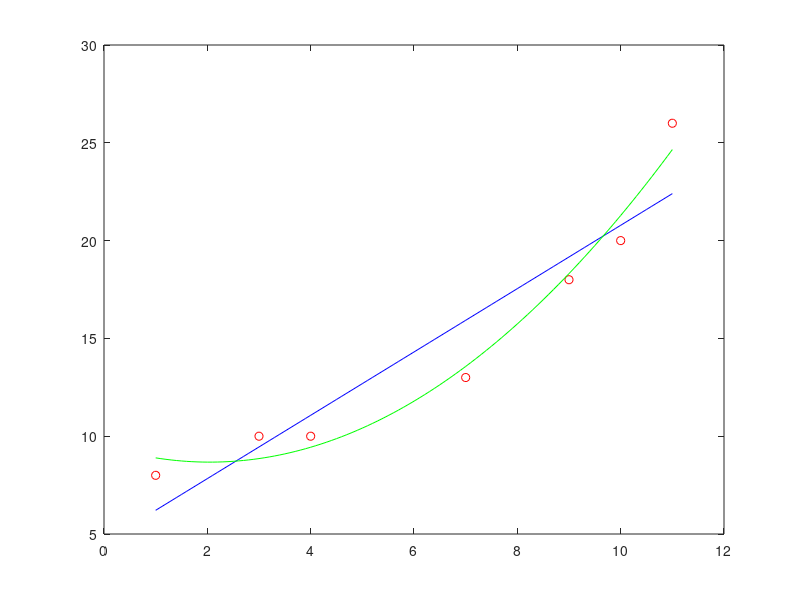

Source code (MATLAB):
x=[1 3 4 7 9 10 11];
f=[8 10 10 13 18 20 26];
%tabela de 7 pontos
plot(x,f,'or')
%or é circulos vermelhos
[p1,s1]=polyfit(x,f,1);polyval(p1,20)
%(s1.normr)^2 é o S1
xaux=1:0.1:11;
%vetor auxiliar x
yaux=polyval(p1,xaux);
[p2,s2]=polyfit(x,f,2)
hold on;
plot (xaux,yaux,'b')
yaux2=polyval(p2,xaux);
hold on;
plot(xaux,yaux2,'g')
%hold on é para escrever por cima e não perder as bolinhas
%(s2.normr)^2 é o S2

